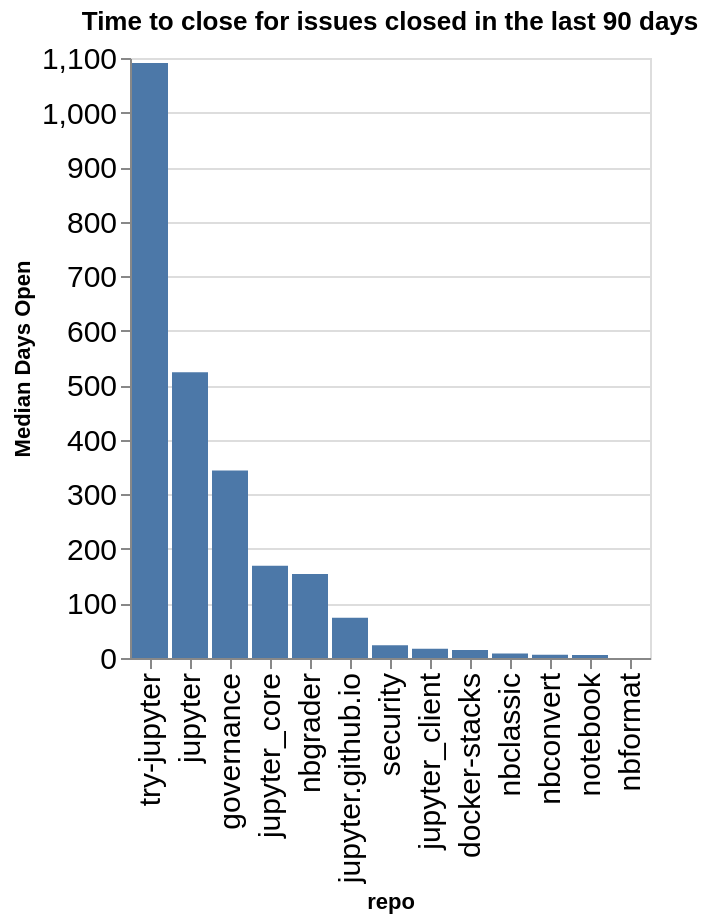

The code cell stored with this chart in its notebook:
### Code cell
time_open = closed.groupby(['org', 'repo']).agg({'time_open': 'median'}).reset_index()
time_open['time_open'] = time_open['time_open'] / (60 * 60 * 24)
time_open['org/repo'] = time_open.apply(lambda a: a['org'] + '/' + a['repo'], axis=1)
sorted_vals = time_open.sort_values(['org', 'time_open'], ascending=False)['repo'].values
alt.Chart(data=time_open, title=f"Time to close for issues closed in the last {n_days} days").mark_bar().encode(
    x=alt.X('repo', sort=alt.Sort(sorted_vals.tolist())),
    y=alt.Y('time_open', title="Median Days Open"),
)

### Figure 1 — Vega-Lite specification as saved in the notebook (floating-point values rounded to 4 significant figures)
{"config": {"axisLeft": {"labelFontSize": 15}, "axisBottom": {"labelFontSize": 15}}, "data": {"name": "data-c4e05a874346d4ccd6133368f5a1a9df"}, "mark": {"type": "bar"}, "encoding": {"x": {"field": "repo", "sort": ["try-jupyter", "jupyter", "governance", "jupyter_core", "nbgrader", "jupyter.github.io", "security", "jupyter_client", "docker-stacks", "nbclassic", "nbconvert", "notebook", "nbformat"], "type": "nominal"}, "y": {"field": "time_open", "title": "Median Days Open", "type": "quantitative"}}, "title": "Time to close for issues closed in the last 90 days", "$schema": "https://vega.github.io/schema/vega-lite/v5.20.1.json", "datasets": {"data-c4e05a874346d4ccd6133368f5a1a9df": [{"org": "jupyter", "repo": "docker-stacks", "time_open": 14.61, "org/repo": "jupyter/docker-stacks"}, {"org": "jupyter", "repo": "governance", "time_open": 343.6, "org/repo": "jupyter/governance"}, {"org": "jupyter", "repo": "jupyter", "time_open": 523.9, "org/repo": "jupyter/jupyter"}, {"org": "jupyter", "repo": "jupyter.github.io", "time_open": 73.8, "org/repo": "jupyter/jupyter.github.io"}, {"org": "jupyter", "repo": "jupyter_client", "time_open": 17.07, "org/repo": "jupyter/jupyter_client"}, {"org": "jupyter", "repo": "jupyter_core", "time_open": 169.1, "org/repo": "jupyter/jupyter_core"}, {"org": "jupyter", "repo": "nbclassic", "time_open": 8.41, "org/repo": "jupyter/nbclassic"}, {"org": "jupyter", "repo": "nbconvert", "time_open": 5.779, "org/repo": "jupyter/nbconvert"}, {"org": "jupyter", "repo": "nbformat", "time_open": 0.006134, "org/repo": "jupyter/nbformat"}, {"org": "jupyter", "repo": "nbgrader", "time_open": 154.0, "org/repo": "jupyter/nbgrader"}, {"org": "jupyter", "repo": "notebook", "time_open": 5.463, "org/repo": "jupyter/notebook"}, {"org": "jupyter", "repo": "security", "time_open": 23.45, "org/repo": "jupyter/security"}, {"org": "jupyter", "repo": "try-jupyter", "time_open": 1091.0, "org/repo": "jupyter/try-jupyter"}]}}
